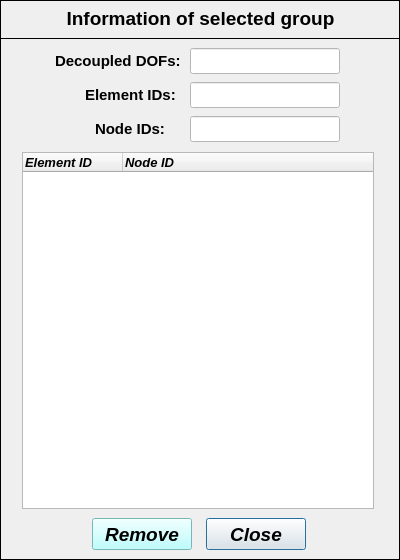
<?xml version="1.0" encoding="UTF-8"?>
<ui version="4.0">
 <class>Dialog</class>
 <widget class="QDialog" name="Dialog">
  <property name="geometry">
   <rect>
    <x>0</x>
    <y>0</y>
    <width>400</width>
    <height>560</height>
   </rect>
  </property>
  <property name="minimumSize">
   <size>
    <width>400</width>
    <height>560</height>
   </size>
  </property>
  <property name="maximumSize">
   <size>
    <width>400</width>
    <height>560</height>
   </size>
  </property>
  <property name="windowTitle">
   <string>Information of selected group</string>
  </property>
  <widget class="QFrame" name="frame">
   <property name="geometry">
    <rect>
     <x>0</x>
     <y>0</y>
     <width>400</width>
     <height>39</height>
    </rect>
   </property>
   <property name="frameShape">
    <enum>QFrame::Box</enum>
   </property>
   <property name="frameShadow">
    <enum>QFrame::Plain</enum>
   </property>
   <property name="lineWidth">
    <number>1</number>
   </property>
   <widget class="QLabel" name="label">
    <property name="geometry">
     <rect>
      <x>54</x>
      <y>2</y>
      <width>293</width>
      <height>33</height>
     </rect>
    </property>
    <property name="font">
     <font>
      <family>Arial</family>
      <pointsize>14</pointsize>
      <weight>75</weight>
      <italic>false</italic>
      <bold>true</bold>
     </font>
    </property>
    <property name="text">
     <string>Information of selected group</string>
    </property>
    <property name="textFormat">
     <enum>Qt::AutoText</enum>
    </property>
    <property name="alignment">
     <set>Qt::AlignCenter</set>
    </property>
   </widget>
  </widget>
  <widget class="QFrame" name="frame_2">
   <property name="geometry">
    <rect>
     <x>0</x>
     <y>38</y>
     <width>400</width>
     <height>522</height>
    </rect>
   </property>
   <property name="frameShape">
    <enum>QFrame::Box</enum>
   </property>
   <property name="frameShadow">
    <enum>QFrame::Plain</enum>
   </property>
   <property name="lineWidth">
    <number>1</number>
   </property>
   <widget class="QTreeWidget" name="treeWidget_group_info">
    <property name="geometry">
     <rect>
      <x>22</x>
      <y>114</y>
      <width>352</width>
      <height>357</height>
     </rect>
    </property>
    <property name="minimumSize">
     <size>
      <width>352</width>
      <height>357</height>
     </size>
    </property>
    <property name="maximumSize">
     <size>
      <width>352</width>
      <height>357</height>
     </size>
    </property>
    <property name="font">
     <font>
      <family>Arial</family>
      <pointsize>10</pointsize>
      <weight>75</weight>
      <italic>true</italic>
      <bold>true</bold>
     </font>
    </property>
    <column>
     <property name="text">
      <string>Element ID</string>
     </property>
    </column>
    <column>
     <property name="text">
      <string>Node ID</string>
     </property>
    </column>
   </widget>
   <widget class="QPushButton" name="pushButton_close">
    <property name="geometry">
     <rect>
      <x>206</x>
      <y>480</y>
      <width>100</width>
      <height>32</height>
     </rect>
    </property>
    <property name="minimumSize">
     <size>
      <width>100</width>
      <height>32</height>
     </size>
    </property>
    <property name="maximumSize">
     <size>
      <width>100</width>
      <height>32</height>
     </size>
    </property>
    <property name="font">
     <font>
      <family>Arial</family>
      <pointsize>14</pointsize>
      <weight>75</weight>
      <italic>true</italic>
      <bold>true</bold>
     </font>
    </property>
    <property name="text">
     <string>Close</string>
    </property>
   </widget>
   <widget class="QPushButton" name="pushButton_remove">
    <property name="geometry">
     <rect>
      <x>92</x>
      <y>480</y>
      <width>100</width>
      <height>32</height>
     </rect>
    </property>
    <property name="minimumSize">
     <size>
      <width>100</width>
      <height>32</height>
     </size>
    </property>
    <property name="maximumSize">
     <size>
      <width>100</width>
      <height>32</height>
     </size>
    </property>
    <property name="font">
     <font>
      <family>Arial</family>
      <pointsize>14</pointsize>
      <weight>75</weight>
      <italic>true</italic>
      <bold>true</bold>
     </font>
    </property>
    <property name="styleSheet">
     <string notr="true">background-color: rgb(170, 255, 255);</string>
    </property>
    <property name="text">
     <string>Remove</string>
    </property>
   </widget>
   <widget class="QLineEdit" name="lineEdit_node_IDs">
    <property name="enabled">
     <bool>false</bool>
    </property>
    <property name="geometry">
     <rect>
      <x>190</x>
      <y>78</y>
      <width>150</width>
      <height>26</height>
     </rect>
    </property>
    <property name="font">
     <font>
      <family>Arial</family>
      <pointsize>11</pointsize>
      <weight>75</weight>
      <italic>false</italic>
      <bold>true</bold>
     </font>
    </property>
    <property name="focusPolicy">
     <enum>Qt::ClickFocus</enum>
    </property>
    <property name="styleSheet">
     <string notr="true">background-color: rgb(255, 255, 255);
color: rgb(0, 0, 0);</string>
    </property>
    <property name="alignment">
     <set>Qt::AlignCenter</set>
    </property>
   </widget>
   <widget class="QLineEdit" name="lineEdit_id_labels_decoupled_DOFs">
    <property name="enabled">
     <bool>false</bool>
    </property>
    <property name="geometry">
     <rect>
      <x>52</x>
      <y>10</y>
      <width>133</width>
      <height>26</height>
     </rect>
    </property>
    <property name="palette">
     <palette>
      <active>
       <colorrole role="WindowText">
        <brush brushstyle="SolidPattern">
         <color alpha="255">
          <red>0</red>
          <green>0</green>
          <blue>0</blue>
         </color>
        </brush>
       </colorrole>
       <colorrole role="Dark">
        <brush brushstyle="SolidPattern">
         <color alpha="255">
          <red>0</red>
          <green>0</green>
          <blue>0</blue>
         </color>
        </brush>
       </colorrole>
       <colorrole role="Text">
        <brush brushstyle="SolidPattern">
         <color alpha="255">
          <red>0</red>
          <green>0</green>
          <blue>0</blue>
         </color>
        </brush>
       </colorrole>
       <colorrole role="ButtonText">
        <brush brushstyle="SolidPattern">
         <color alpha="255">
          <red>0</red>
          <green>0</green>
          <blue>0</blue>
         </color>
        </brush>
       </colorrole>
      </active>
      <inactive>
       <colorrole role="WindowText">
        <brush brushstyle="SolidPattern">
         <color alpha="255">
          <red>0</red>
          <green>0</green>
          <blue>0</blue>
         </color>
        </brush>
       </colorrole>
       <colorrole role="Dark">
        <brush brushstyle="SolidPattern">
         <color alpha="255">
          <red>0</red>
          <green>0</green>
          <blue>0</blue>
         </color>
        </brush>
       </colorrole>
       <colorrole role="Text">
        <brush brushstyle="SolidPattern">
         <color alpha="255">
          <red>0</red>
          <green>0</green>
          <blue>0</blue>
         </color>
        </brush>
       </colorrole>
       <colorrole role="ButtonText">
        <brush brushstyle="SolidPattern">
         <color alpha="255">
          <red>0</red>
          <green>0</green>
          <blue>0</blue>
         </color>
        </brush>
       </colorrole>
      </inactive>
      <disabled>
       <colorrole role="WindowText">
        <brush brushstyle="SolidPattern">
         <color alpha="255">
          <red>0</red>
          <green>0</green>
          <blue>0</blue>
         </color>
        </brush>
       </colorrole>
       <colorrole role="Dark">
        <brush brushstyle="SolidPattern">
         <color alpha="255">
          <red>0</red>
          <green>0</green>
          <blue>0</blue>
         </color>
        </brush>
       </colorrole>
       <colorrole role="Text">
        <brush brushstyle="SolidPattern">
         <color alpha="255">
          <red>0</red>
          <green>0</green>
          <blue>0</blue>
         </color>
        </brush>
       </colorrole>
       <colorrole role="ButtonText">
        <brush brushstyle="SolidPattern">
         <color alpha="255">
          <red>0</red>
          <green>0</green>
          <blue>0</blue>
         </color>
        </brush>
       </colorrole>
      </disabled>
     </palette>
    </property>
    <property name="font">
     <font>
      <family>Arial</family>
      <pointsize>11</pointsize>
      <weight>75</weight>
      <italic>false</italic>
      <bold>true</bold>
     </font>
    </property>
    <property name="focusPolicy">
     <enum>Qt::ClickFocus</enum>
    </property>
    <property name="autoFillBackground">
     <bool>false</bool>
    </property>
    <property name="text">
     <string>Decoupled DOFs:</string>
    </property>
    <property name="frame">
     <bool>false</bool>
    </property>
    <property name="alignment">
     <set>Qt::AlignCenter</set>
    </property>
   </widget>
   <widget class="QLineEdit" name="lineEdit_id_labels_node_IDs">
    <property name="enabled">
     <bool>false</bool>
    </property>
    <property name="geometry">
     <rect>
      <x>76</x>
      <y>78</y>
      <width>110</width>
      <height>26</height>
     </rect>
    </property>
    <property name="palette">
     <palette>
      <active>
       <colorrole role="WindowText">
        <brush brushstyle="SolidPattern">
         <color alpha="255">
          <red>0</red>
          <green>0</green>
          <blue>0</blue>
         </color>
        </brush>
       </colorrole>
       <colorrole role="Dark">
        <brush brushstyle="SolidPattern">
         <color alpha="255">
          <red>0</red>
          <green>0</green>
          <blue>0</blue>
         </color>
        </brush>
       </colorrole>
       <colorrole role="Text">
        <brush brushstyle="SolidPattern">
         <color alpha="255">
          <red>0</red>
          <green>0</green>
          <blue>0</blue>
         </color>
        </brush>
       </colorrole>
       <colorrole role="ButtonText">
        <brush brushstyle="SolidPattern">
         <color alpha="255">
          <red>0</red>
          <green>0</green>
          <blue>0</blue>
         </color>
        </brush>
       </colorrole>
      </active>
      <inactive>
       <colorrole role="WindowText">
        <brush brushstyle="SolidPattern">
         <color alpha="255">
          <red>0</red>
          <green>0</green>
          <blue>0</blue>
         </color>
        </brush>
       </colorrole>
       <colorrole role="Dark">
        <brush brushstyle="SolidPattern">
         <color alpha="255">
          <red>0</red>
          <green>0</green>
          <blue>0</blue>
         </color>
        </brush>
       </colorrole>
       <colorrole role="Text">
        <brush brushstyle="SolidPattern">
         <color alpha="255">
          <red>0</red>
          <green>0</green>
          <blue>0</blue>
         </color>
        </brush>
       </colorrole>
       <colorrole role="ButtonText">
        <brush brushstyle="SolidPattern">
         <color alpha="255">
          <red>0</red>
          <green>0</green>
          <blue>0</blue>
         </color>
        </brush>
       </colorrole>
      </inactive>
      <disabled>
       <colorrole role="WindowText">
        <brush brushstyle="SolidPattern">
         <color alpha="255">
          <red>0</red>
          <green>0</green>
          <blue>0</blue>
         </color>
        </brush>
       </colorrole>
       <colorrole role="Dark">
        <brush brushstyle="SolidPattern">
         <color alpha="255">
          <red>0</red>
          <green>0</green>
          <blue>0</blue>
         </color>
        </brush>
       </colorrole>
       <colorrole role="Text">
        <brush brushstyle="SolidPattern">
         <color alpha="255">
          <red>0</red>
          <green>0</green>
          <blue>0</blue>
         </color>
        </brush>
       </colorrole>
       <colorrole role="ButtonText">
        <brush brushstyle="SolidPattern">
         <color alpha="255">
          <red>0</red>
          <green>0</green>
          <blue>0</blue>
         </color>
        </brush>
       </colorrole>
      </disabled>
     </palette>
    </property>
    <property name="font">
     <font>
      <family>Arial</family>
      <pointsize>11</pointsize>
      <weight>75</weight>
      <italic>false</italic>
      <bold>true</bold>
     </font>
    </property>
    <property name="focusPolicy">
     <enum>Qt::ClickFocus</enum>
    </property>
    <property name="autoFillBackground">
     <bool>false</bool>
    </property>
    <property name="text">
     <string>Node IDs:</string>
    </property>
    <property name="frame">
     <bool>false</bool>
    </property>
    <property name="alignment">
     <set>Qt::AlignCenter</set>
    </property>
   </widget>
   <widget class="QLineEdit" name="lineEdit_element_IDs">
    <property name="enabled">
     <bool>false</bool>
    </property>
    <property name="geometry">
     <rect>
      <x>190</x>
      <y>44</y>
      <width>150</width>
      <height>26</height>
     </rect>
    </property>
    <property name="font">
     <font>
      <family>Arial</family>
      <pointsize>11</pointsize>
      <weight>75</weight>
      <italic>false</italic>
      <bold>true</bold>
     </font>
    </property>
    <property name="focusPolicy">
     <enum>Qt::ClickFocus</enum>
    </property>
    <property name="styleSheet">
     <string notr="true">background-color: rgb(255, 255, 255);
color: rgb(0, 0, 0);</string>
    </property>
    <property name="alignment">
     <set>Qt::AlignCenter</set>
    </property>
   </widget>
   <widget class="QLineEdit" name="lineEdit_decoupled_DOFs">
    <property name="enabled">
     <bool>false</bool>
    </property>
    <property name="geometry">
     <rect>
      <x>190</x>
      <y>10</y>
      <width>150</width>
      <height>26</height>
     </rect>
    </property>
    <property name="font">
     <font>
      <family>Arial</family>
      <pointsize>11</pointsize>
      <weight>75</weight>
      <italic>false</italic>
      <bold>true</bold>
     </font>
    </property>
    <property name="focusPolicy">
     <enum>Qt::ClickFocus</enum>
    </property>
    <property name="styleSheet">
     <string notr="true">background-color: rgb(255, 255, 255);
color: rgb(0, 0, 0);</string>
    </property>
    <property name="alignment">
     <set>Qt::AlignCenter</set>
    </property>
   </widget>
   <widget class="QLineEdit" name="lineEdit_id_labels_element_IDs">
    <property name="enabled">
     <bool>false</bool>
    </property>
    <property name="geometry">
     <rect>
      <x>76</x>
      <y>44</y>
      <width>110</width>
      <height>26</height>
     </rect>
    </property>
    <property name="palette">
     <palette>
      <active>
       <colorrole role="WindowText">
        <brush brushstyle="SolidPattern">
         <color alpha="255">
          <red>0</red>
          <green>0</green>
          <blue>0</blue>
         </color>
        </brush>
       </colorrole>
       <colorrole role="Dark">
        <brush brushstyle="SolidPattern">
         <color alpha="255">
          <red>0</red>
          <green>0</green>
          <blue>0</blue>
         </color>
        </brush>
       </colorrole>
       <colorrole role="Text">
        <brush brushstyle="SolidPattern">
         <color alpha="255">
          <red>0</red>
          <green>0</green>
          <blue>0</blue>
         </color>
        </brush>
       </colorrole>
       <colorrole role="ButtonText">
        <brush brushstyle="SolidPattern">
         <color alpha="255">
          <red>0</red>
          <green>0</green>
          <blue>0</blue>
         </color>
        </brush>
       </colorrole>
      </active>
      <inactive>
       <colorrole role="WindowText">
        <brush brushstyle="SolidPattern">
         <color alpha="255">
          <red>0</red>
          <green>0</green>
          <blue>0</blue>
         </color>
        </brush>
       </colorrole>
       <colorrole role="Dark">
        <brush brushstyle="SolidPattern">
         <color alpha="255">
          <red>0</red>
          <green>0</green>
          <blue>0</blue>
         </color>
        </brush>
       </colorrole>
       <colorrole role="Text">
        <brush brushstyle="SolidPattern">
         <color alpha="255">
          <red>0</red>
          <green>0</green>
          <blue>0</blue>
         </color>
        </brush>
       </colorrole>
       <colorrole role="ButtonText">
        <brush brushstyle="SolidPattern">
         <color alpha="255">
          <red>0</red>
          <green>0</green>
          <blue>0</blue>
         </color>
        </brush>
       </colorrole>
      </inactive>
      <disabled>
       <colorrole role="WindowText">
        <brush brushstyle="SolidPattern">
         <color alpha="255">
          <red>0</red>
          <green>0</green>
          <blue>0</blue>
         </color>
        </brush>
       </colorrole>
       <colorrole role="Dark">
        <brush brushstyle="SolidPattern">
         <color alpha="255">
          <red>0</red>
          <green>0</green>
          <blue>0</blue>
         </color>
        </brush>
       </colorrole>
       <colorrole role="Text">
        <brush brushstyle="SolidPattern">
         <color alpha="255">
          <red>0</red>
          <green>0</green>
          <blue>0</blue>
         </color>
        </brush>
       </colorrole>
       <colorrole role="ButtonText">
        <brush brushstyle="SolidPattern">
         <color alpha="255">
          <red>0</red>
          <green>0</green>
          <blue>0</blue>
         </color>
        </brush>
       </colorrole>
      </disabled>
     </palette>
    </property>
    <property name="font">
     <font>
      <family>Arial</family>
      <pointsize>11</pointsize>
      <weight>75</weight>
      <italic>false</italic>
      <bold>true</bold>
     </font>
    </property>
    <property name="focusPolicy">
     <enum>Qt::ClickFocus</enum>
    </property>
    <property name="autoFillBackground">
     <bool>false</bool>
    </property>
    <property name="text">
     <string>Element IDs:</string>
    </property>
    <property name="frame">
     <bool>false</bool>
    </property>
    <property name="alignment">
     <set>Qt::AlignCenter</set>
    </property>
   </widget>
   <zorder>pushButton_close</zorder>
   <zorder>pushButton_remove</zorder>
   <zorder>lineEdit_node_IDs</zorder>
   <zorder>lineEdit_id_labels_decoupled_DOFs</zorder>
   <zorder>lineEdit_id_labels_node_IDs</zorder>
   <zorder>lineEdit_element_IDs</zorder>
   <zorder>lineEdit_decoupled_DOFs</zorder>
   <zorder>lineEdit_id_labels_element_IDs</zorder>
   <zorder>treeWidget_group_info</zorder>
  </widget>
 </widget>
 <resources/>
 <connections/>
</ui>
